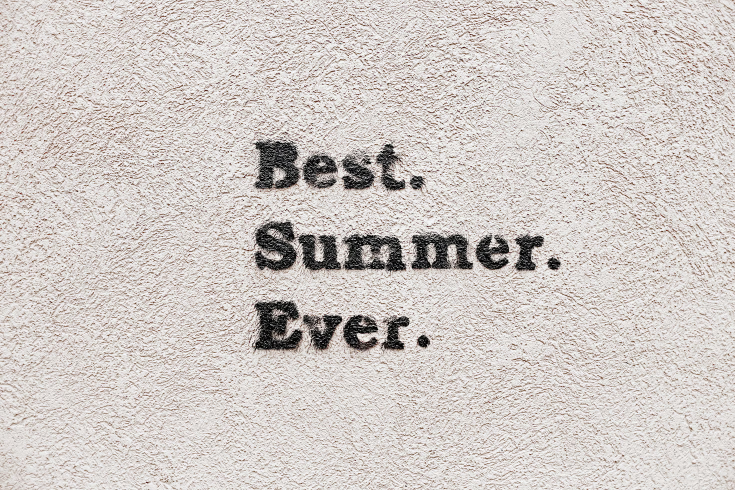
#> input picture SampleInputs/ImageWithText/ImageWithText.jpg, 1470 x 980 px, found by its file name (shown at 1/2 size)
$ python LowMediumQualityToHigh.py
#> lines starting #> are read from the running program, lines starting #| are printed output that depends on the picture
from PIL import Image

def enhance_image_quality(input_path, output_path, scale_factor=2, quality=95, output_format='JPEG'):
    # Open the image
#> called with scale_factor = 2, quality = 95, output_format = 'JPEG'
    image = Image.open(input_path)
#> image is the input picture: PIL image 1470x980 RGB; mean R, G, B 208.1, 201.6, 197.9

    # Upscale the image
    width, height = image.size
#> width = 1470; height = 980
    new_size = (width * scale_factor, height * scale_factor)
#> new_size = (2940, 1960)
    upscaled_image = image.resize(new_size, Image.BICUBIC)
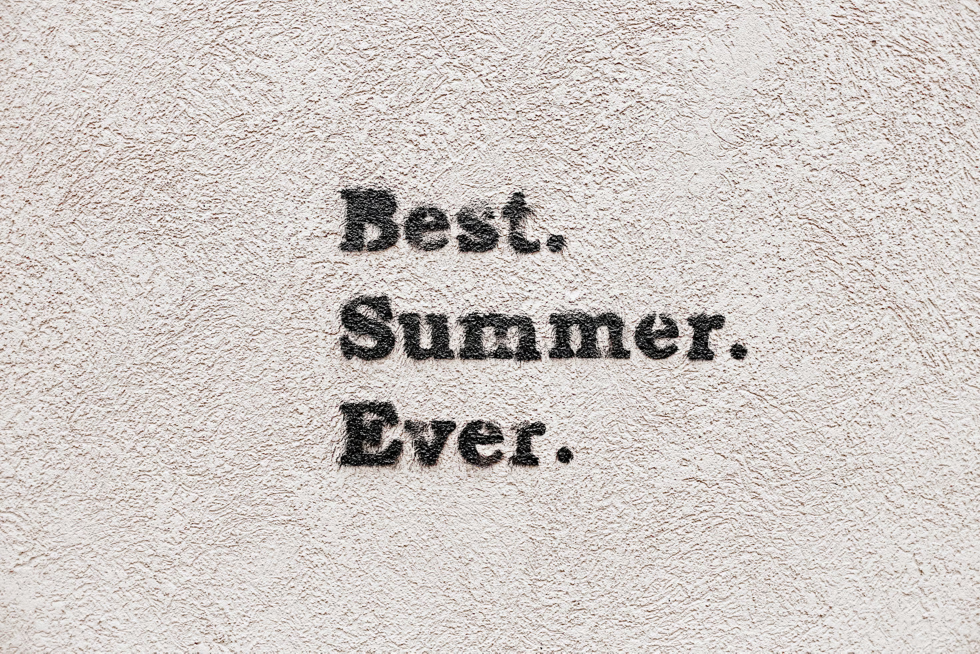
#> upscaled_image: PIL image 2940x1960 RGB (shown at 1/3 size); mean R, G, B 208.1, 201.6, 197.9

    # Save the upscaled image with higher quality
    upscaled_image.save(output_path, format=output_format, quality=quality)

# Example usage
input_image_path = r'SampleInputs\ImageWithText\ImageWithText.jpg'
output_image_path = r'OutputFiles\ImageFileFormats\high_quality_image.jpg'

enhance_image_quality(input_image_path, output_image_path)
